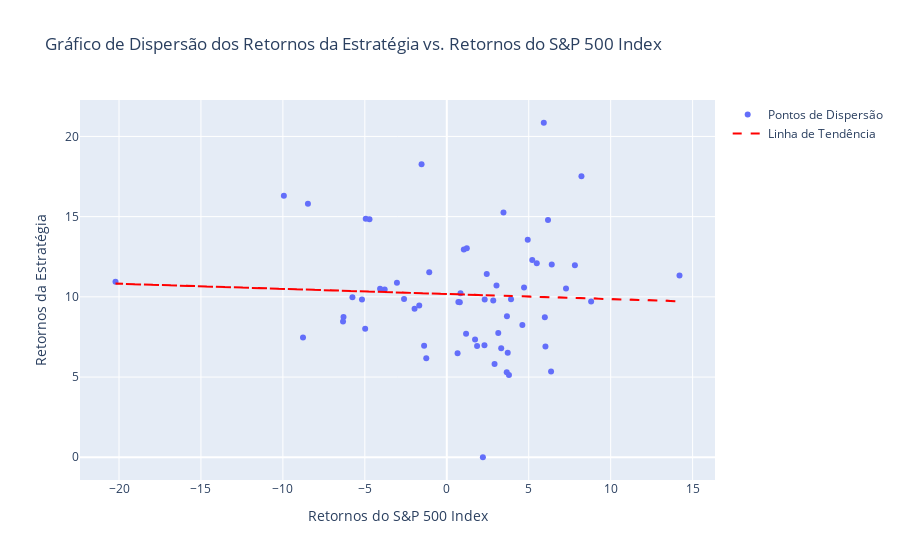

This figure's notebook cell:
### Markdown cell above
##### **Gráfico de dispersão (Adicionar área / intervalo de confiança para a linha de tendencia)**

### Code cell
# 
fig = go.Figure(data=go.Scatter(
    #
    x=sp500_index_period_returns,
    #
    y=average_monthly_results,
    #
    mode='markers',
    name="Pontos de Dispersão"
))

# Calcula a linha de tendência (regressão linear)
slope, intercept = np.polyfit(sp500_index_period_returns, average_monthly_results, 1)  # Retorna o coeficiente angular (slope) e o intercept
line = slope * sp500_index_period_returns + intercept  # Equação da linha de tendência

# Adiciona a linha de tendência
fig.add_trace(go.Scatter(
    x= sp500_index_period_returns, 
    y=line, 
    mode='lines', 
    name='Linha de Tendência', 
    line=dict(color='red', width=2, dash='dash')
))

# Adiciona títulos e rótulos
fig.update_layout(
    title="Gráfico de Dispersão dos Retornos da Estratégia vs. Retornos do S&P 500 Index",
    xaxis_title="Retornos do S&P 500 Index",
    yaxis_title="Retornos da Estratégia"
)

# Exibe o gráfico
fig.show()

### Figure 1 — Plotly figure (JSON) as saved in the notebook; plotly's stock layout.template omitted (floating-point values rounded to 4 significant figures)
{"data": [{"mode": "markers", "name": "Pontos de Dispersão", "type": "scatter", "x": [2.203, 3.657, -1.68, 1.726, 2.915, -1.966, 5.491, -3.042, 4.611, 1.04, 3.141, 1.849, -6.331, -20.21, 14.2, 7.275, -1.539, 5.919, 6.404, -3.789, 6.176, 4.94, 3.67, 1.222, 3.458, 0.795, 3.718, -2.609, 3.034, 2.834, 1.177, 2.299, -4.98, 5.983, -1.384, 6.02, -9.941, -1.071, 3.794, -6.301, -4.945, -4.717, 5.216, 7.817, -8.773, -8.473, 8.217, 0.8382, -1.253, 2.439, -5.758, 6.364, 0.7077, 3.92, 3.32, 2.313, 0.6595, -5.174, -4.07, 8.807, 4.714], "y": [0, 5.299, 9.461, 7.344, 5.81, 9.262, 12.1, 10.87, 8.241, 12.96, 7.75, 6.942, 8.456, 10.94, 11.33, 10.52, 18.27, 20.85, 12.01, 10.46, 14.79, 13.56, 8.793, 13.03, 15.26, 9.667, 6.508, 9.864, 10.71, 9.768, 7.701, 6.99, 8.014, 8.73, 6.948, 6.899, 16.3, 11.53, 5.127, 8.749, 14.87, 14.83, 12.3, 11.97, 7.464, 15.81, 17.52, 10.23, 6.167, 11.42, 9.978, 5.35, 9.681, 9.854, 6.791, 9.841, 6.485, 9.829, 10.51, 9.703, 10.59]}, {"line": {"color": "red", "dash": "dash", "width": 2}, "mode": "lines", "name": "Linha de Tendência", "type": "scatter", "x": [2.203, 3.657, -1.68, 1.726, 2.915, -1.966, 5.491, -3.042, 4.611, 1.04, 3.141, 1.849, -6.331, -20.21, 14.2, 7.275, -1.539, 5.919, 6.404, -3.789, 6.176, 4.94, 3.67, 1.222, 3.458, 0.795, 3.718, -2.609, 3.034, 2.834, 1.177, 2.299, -4.98, 5.983, -1.384, 6.02, -9.941, -1.071, 3.794, -6.301, -4.945, -4.717, 5.216, 7.817, -8.773, -8.473, 8.217, 0.8382, -1.253, 2.439, -5.758, 6.364, 0.7077, 3.92, 3.32, 2.313, 0.6595, -5.174, -4.07, 8.807, 4.714], "y": [10.11, 10.06, 10.23, 10.12, 10.08, 10.24, 10.0, 10.27, 10.03, 10.14, 10.08, 10.12, 10.38, 10.82, 9.723, 9.945, 10.23, 9.988, 9.973, 10.3, 9.98, 10.02, 10.06, 10.14, 10.07, 10.15, 10.06, 10.26, 10.08, 10.09, 10.14, 10.1, 10.34, 9.986, 10.22, 9.985, 10.5, 10.21, 10.06, 10.38, 10.34, 10.33, 10.01, 9.927, 10.46, 10.45, 9.915, 10.15, 10.22, 10.1, 10.36, 9.974, 10.15, 10.05, 10.07, 10.1, 10.16, 10.34, 10.31, 9.896, 10.03]}], "layout": {"title": {"text": "Gráfico de Dispersão dos Retornos da Estratégia vs. Retornos do S&P 500 Index"}, "xaxis": {"title": {"text": "Retornos do S&P 500 Index"}}, "yaxis": {"title": {"text": "Retornos da Estratégia"}}}}
